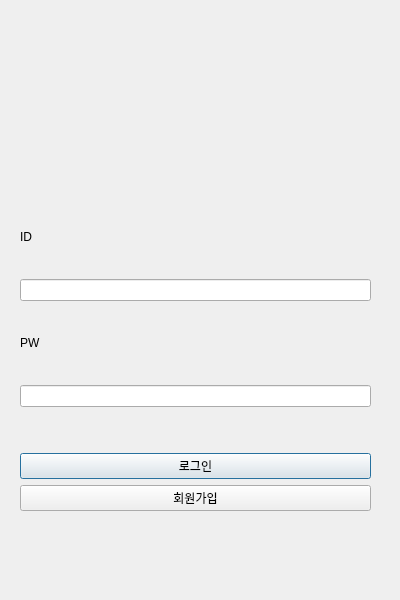
<?xml version="1.0" encoding="UTF-8"?>
<ui version="4.0">
 <class>LoginDialog</class>
 <widget class="QDialog" name="LoginDialog">
  <property name="geometry">
   <rect>
    <x>0</x>
    <y>0</y>
    <width>400</width>
    <height>600</height>
   </rect>
  </property>
  <property name="windowTitle">
   <string>Dialog</string>
  </property>
  <widget class="QWidget" name="layoutWidget">
   <property name="geometry">
    <rect>
     <x>20</x>
     <y>200</y>
     <width>351</width>
     <height>311</height>
    </rect>
   </property>
   <layout class="QGridLayout" name="gridLayout">
    <item row="7" column="0">
     <widget class="QPushButton" name="signupButton">
      <property name="text">
       <string>회원가입</string>
      </property>
      <property name="autoDefault">
       <bool>false</bool>
      </property>
     </widget>
    </item>
    <item row="4" column="0">
     <spacer name="horizontalSpacer_2">
      <property name="orientation">
       <enum>Qt::Orientation::Horizontal</enum>
      </property>
      <property name="sizeHint" stdset="0">
       <size>
        <width>40</width>
        <height>20</height>
       </size>
      </property>
     </spacer>
    </item>
    <item row="2" column="0">
     <widget class="QLabel" name="pwLabel">
      <property name="text">
       <string>PW</string>
      </property>
     </widget>
    </item>
    <item row="6" column="0">
     <widget class="QPushButton" name="loginButton">
      <property name="text">
       <string>로그인</string>
      </property>
      <property name="autoDefault">
       <bool>false</bool>
      </property>
      <property name="default">
       <bool>true</bool>
      </property>
     </widget>
    </item>
    <item row="1" column="0">
     <widget class="QLineEdit" name="idLineEdit"/>
    </item>
    <item row="5" column="0">
     <spacer name="horizontalSpacer">
      <property name="orientation">
       <enum>Qt::Orientation::Horizontal</enum>
      </property>
      <property name="sizeHint" stdset="0">
       <size>
        <width>40</width>
        <height>20</height>
       </size>
      </property>
     </spacer>
    </item>
    <item row="0" column="0">
     <widget class="QLabel" name="idLabel">
      <property name="text">
       <string>ID</string>
      </property>
     </widget>
    </item>
    <item row="3" column="0">
     <widget class="QLineEdit" name="pwLineEdit"/>
    </item>
   </layout>
  </widget>
 </widget>
 <resources/>
 <connections/>
</ui>
